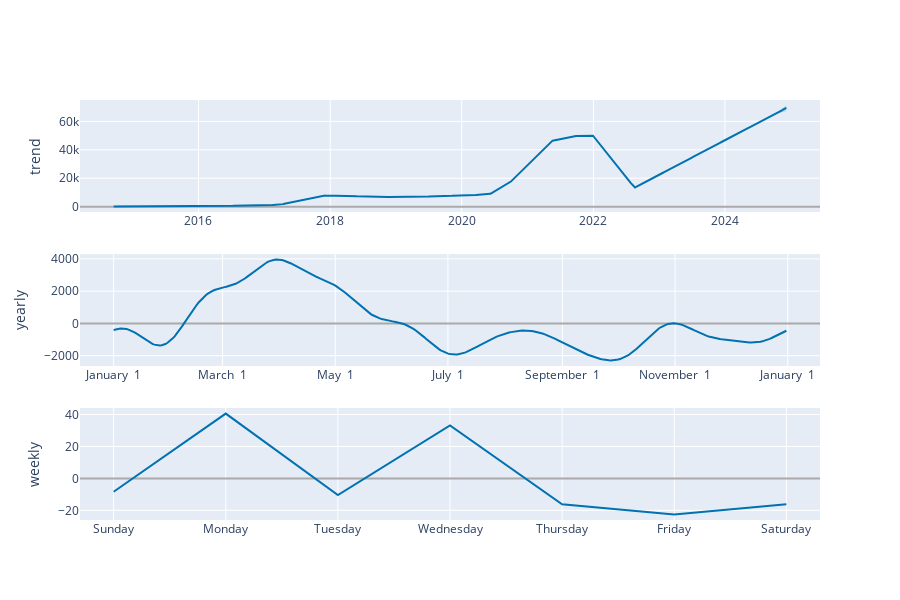

The notebook cell saved with this chart:
### Code cell
plot_components_plotly(model, previsao)

### Figure 1 — Plotly figure (JSON) as saved in the notebook; plotly's stock layout.template omitted (floating-point values rounded to 4 significant figures; data arrays with more than 128 entries replaced by an {"elided": "..."} marker saying what was removed)
{"data": [{"line": {"color": "#0072B2", "width": 2}, "mode": "lines", "name": "trend", "type": "scatter", "x": {"elided": "3735 str values"}, "xaxis": "x", "y": {"elided": "3735 float values"}, "yaxis": "y"}, {"line": {"color": "rgba(0, 114, 178, 0.2)", "width": 0}, "mode": "lines", "name": "trend_upper", "type": "scatter", "x": {"elided": "3735 str values"}, "xaxis": "x", "y": {"elided": "3735 float values"}, "yaxis": "y"}, {"fill": "tonexty", "fillcolor": "rgba(0, 114, 178, 0.2)", "line": {"color": "rgba(0, 114, 178, 0.2)", "width": 0}, "mode": "lines", "name": "trend_lower", "type": "scatter", "x": {"elided": "3735 str values"}, "xaxis": "x", "y": {"elided": "3735 float values"}, "yaxis": "y"}, {"line": {"color": "#0072B2", "width": 2}, "mode": "lines", "name": "yearly", "type": "scatter", "x": {"elided": "365 str values"}, "xaxis": "x2", "y": {"elided": "365 float values"}, "yaxis": "y2"}, {"line": {"color": "#0072B2", "width": 2}, "mode": "lines", "name": "weekly", "type": "scatter", "x": ["2017-01-01T00:00:00", "2017-01-02T00:00:00", "2017-01-03T00:00:00", "2017-01-04T00:00:00", "2017-01-05T00:00:00", "2017-01-06T00:00:00", "2017-01-07T00:00:00"], "xaxis": "x3", "y": [-8.324, 40.56, -10.44, 33.19, -16.25, -22.54, -16.2], "yaxis": "y3"}], "layout": {"height": 600, "showlegend": false, "width": 900, "xaxis": {"anchor": "y", "domain": [0, 1], "range": ["2014-03-14T07:12:00", "2025-06-11T16:48:00"], "type": "date"}, "xaxis2": {"anchor": "y2", "domain": [0, 1], "range": ["2016-12-13T18:54:02.958904115", "2018-01-18T11:04:57.863013581"], "tickformat": "%B %e", "type": "date"}, "xaxis3": {"anchor": "y3", "domain": [0, 1], "range": ["2016-12-31T16:48:00", "2017-01-07T07:12:00"], "tickformat": "%A", "type": "date"}, "yaxis": {"anchor": "x", "domain": [0.7333, 1], "rangemode": "normal", "title": {"text": "trend"}, "zerolinecolor": "#AAA"}, "yaxis2": {"anchor": "x2", "domain": [0.3667, 0.6333], "title": {"text": "yearly"}, "zerolinecolor": "#AAA"}, "yaxis3": {"anchor": "x3", "domain": [0, 0.2667], "title": {"text": "weekly"}, "zerolinecolor": "#AAA"}}}
